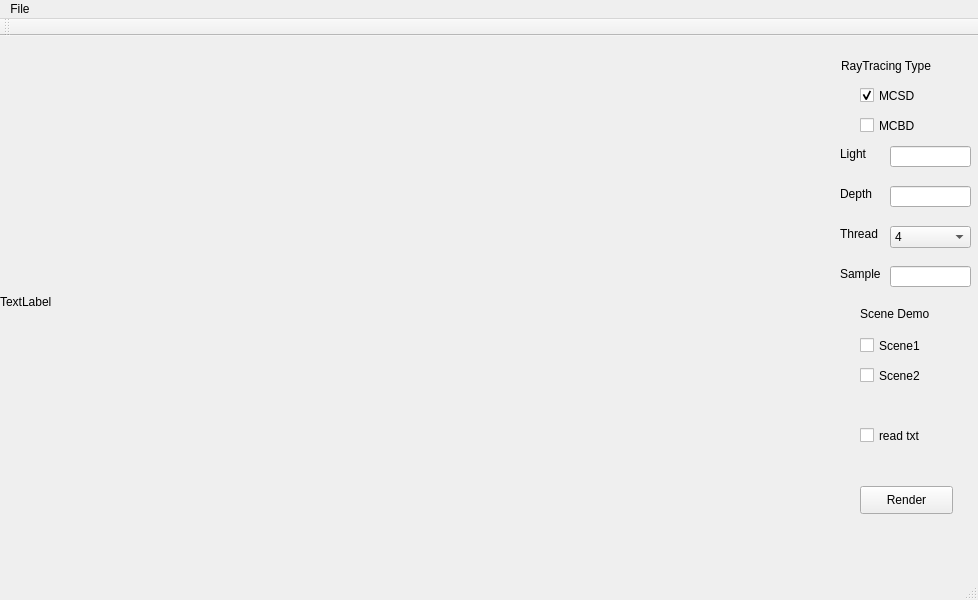
<?xml version="1.0" encoding="UTF-8"?>
<ui version="4.0">
 <class>mainwindowClass</class>
 <widget class="QMainWindow" name="mainwindowClass">
  <property name="geometry">
   <rect>
    <x>0</x>
    <y>0</y>
    <width>978</width>
    <height>600</height>
   </rect>
  </property>
  <property name="windowTitle">
   <string>mainwindow</string>
  </property>
  <widget class="QWidget" name="centralWidget">
   <widget class="QLabel" name="Scene_Label">
    <property name="geometry">
     <rect>
      <x>0</x>
      <y>0</y>
      <width>801</width>
      <height>531</height>
     </rect>
    </property>
    <property name="text">
     <string>TextLabel</string>
    </property>
   </widget>
   <widget class="QPushButton" name="Render">
    <property name="geometry">
     <rect>
      <x>860</x>
      <y>450</y>
      <width>93</width>
      <height>28</height>
     </rect>
    </property>
    <property name="text">
     <string>Render</string>
    </property>
   </widget>
   <widget class="QCheckBox" name="scene1">
    <property name="geometry">
     <rect>
      <x>860</x>
      <y>300</y>
      <width>91</width>
      <height>19</height>
     </rect>
    </property>
    <property name="text">
     <string>Scene1</string>
    </property>
   </widget>
   <widget class="QCheckBox" name="scene2">
    <property name="geometry">
     <rect>
      <x>860</x>
      <y>330</y>
      <width>91</width>
      <height>19</height>
     </rect>
    </property>
    <property name="text">
     <string>Scene2</string>
    </property>
   </widget>
   <widget class="QLabel" name="sampleLabel">
    <property name="enabled">
     <bool>true</bool>
    </property>
    <property name="geometry">
     <rect>
      <x>840</x>
      <y>230</y>
      <width>51</width>
      <height>16</height>
     </rect>
    </property>
    <property name="text">
     <string>Sample</string>
    </property>
   </widget>
   <widget class="QLabel" name="theadLabel">
    <property name="enabled">
     <bool>true</bool>
    </property>
    <property name="geometry">
     <rect>
      <x>840</x>
      <y>190</y>
      <width>51</width>
      <height>16</height>
     </rect>
    </property>
    <property name="text">
     <string>Thread</string>
    </property>
   </widget>
   <widget class="QLabel" name="depthLabel">
    <property name="geometry">
     <rect>
      <x>840</x>
      <y>150</y>
      <width>51</width>
      <height>16</height>
     </rect>
    </property>
    <property name="text">
     <string>Depth</string>
    </property>
   </widget>
   <widget class="QLabel" name="lightLabel">
    <property name="geometry">
     <rect>
      <x>840</x>
      <y>110</y>
      <width>51</width>
      <height>16</height>
     </rect>
    </property>
    <property name="text">
     <string>Light</string>
    </property>
   </widget>
   <widget class="QLineEdit" name="lightEdit">
    <property name="geometry">
     <rect>
      <x>890</x>
      <y>110</y>
      <width>81</width>
      <height>21</height>
     </rect>
    </property>
   </widget>
   <widget class="QLineEdit" name="sampleEdit">
    <property name="geometry">
     <rect>
      <x>890</x>
      <y>230</y>
      <width>81</width>
      <height>21</height>
     </rect>
    </property>
   </widget>
   <widget class="QLineEdit" name="depthEdit">
    <property name="enabled">
     <bool>true</bool>
    </property>
    <property name="geometry">
     <rect>
      <x>890</x>
      <y>150</y>
      <width>81</width>
      <height>21</height>
     </rect>
    </property>
   </widget>
   <widget class="QComboBox" name="threadBox">
    <property name="enabled">
     <bool>true</bool>
    </property>
    <property name="geometry">
     <rect>
      <x>890</x>
      <y>190</y>
      <width>81</width>
      <height>22</height>
     </rect>
    </property>
    <property name="editable">
     <bool>false</bool>
    </property>
    <property name="currentText">
     <string>4</string>
    </property>
    <property name="currentIndex">
     <number>3</number>
    </property>
    <property name="maxVisibleItems">
     <number>5</number>
    </property>
    <property name="sizeAdjustPolicy">
     <enum>QComboBox::AdjustToContentsOnFirstShow</enum>
    </property>
    <property name="frame">
     <bool>true</bool>
    </property>
    <item>
     <property name="text">
      <string>1</string>
     </property>
    </item>
    <item>
     <property name="text">
      <string>2</string>
     </property>
    </item>
    <item>
     <property name="text">
      <string>3</string>
     </property>
    </item>
    <item>
     <property name="text">
      <string>4</string>
     </property>
    </item>
    <item>
     <property name="text">
      <string>5</string>
     </property>
    </item>
    <item>
     <property name="text">
      <string>6</string>
     </property>
    </item>
    <item>
     <property name="text">
      <string>7</string>
     </property>
    </item>
    <item>
     <property name="text">
      <string>8</string>
     </property>
    </item>
   </widget>
   <widget class="QCheckBox" name="MCSD">
    <property name="geometry">
     <rect>
      <x>860</x>
      <y>50</y>
      <width>91</width>
      <height>19</height>
     </rect>
    </property>
    <property name="text">
     <string>MCSD</string>
    </property>
    <property name="checked">
     <bool>true</bool>
    </property>
   </widget>
   <widget class="QCheckBox" name="MCBD">
    <property name="geometry">
     <rect>
      <x>860</x>
      <y>80</y>
      <width>91</width>
      <height>19</height>
     </rect>
    </property>
    <property name="text">
     <string>MCBD</string>
    </property>
   </widget>
   <widget class="QLabel" name="label">
    <property name="geometry">
     <rect>
      <x>841</x>
      <y>20</y>
      <width>131</width>
      <height>20</height>
     </rect>
    </property>
    <property name="text">
     <string>RayTracing Type</string>
    </property>
   </widget>
   <widget class="QLabel" name="label_2">
    <property name="geometry">
     <rect>
      <x>860</x>
      <y>270</y>
      <width>91</width>
      <height>16</height>
     </rect>
    </property>
    <property name="text">
     <string>Scene Demo</string>
    </property>
   </widget>
   <widget class="QCheckBox" name="read_txt">
    <property name="geometry">
     <rect>
      <x>860</x>
      <y>390</y>
      <width>91</width>
      <height>19</height>
     </rect>
    </property>
    <property name="text">
     <string>read txt</string>
    </property>
   </widget>
  </widget>
  <widget class="QMenuBar" name="menuBar">
   <property name="geometry">
    <rect>
     <x>0</x>
     <y>0</y>
     <width>978</width>
     <height>26</height>
    </rect>
   </property>
   <widget class="QMenu" name="menuFile">
    <property name="title">
     <string>File</string>
    </property>
    <addaction name="actionObj_Path"/>
    <addaction name="actionSave"/>
    <addaction name="actionLoad_Scene"/>
   </widget>
   <addaction name="menuFile"/>
  </widget>
  <widget class="QToolBar" name="mainToolBar">
   <attribute name="toolBarArea">
    <enum>TopToolBarArea</enum>
   </attribute>
   <attribute name="toolBarBreak">
    <bool>false</bool>
   </attribute>
  </widget>
  <widget class="QStatusBar" name="statusBar"/>
  <action name="actionObj_Path">
   <property name="text">
    <string>Obj Path</string>
   </property>
  </action>
  <action name="actionSave">
   <property name="text">
    <string>Save</string>
   </property>
  </action>
  <action name="actionLoad_Scene">
   <property name="text">
    <string>Load Scene</string>
   </property>
  </action>
 </widget>
 <layoutdefault spacing="6" margin="11"/>
 <tabstops>
  <tabstop>Render</tabstop>
  <tabstop>scene2</tabstop>
  <tabstop>sampleEdit</tabstop>
  <tabstop>threadBox</tabstop>
  <tabstop>depthEdit</tabstop>
  <tabstop>lightEdit</tabstop>
  <tabstop>scene1</tabstop>
 </tabstops>
 <resources>
  <include location="mainwindow.qrc"/>
 </resources>
 <connections/>
</ui>
